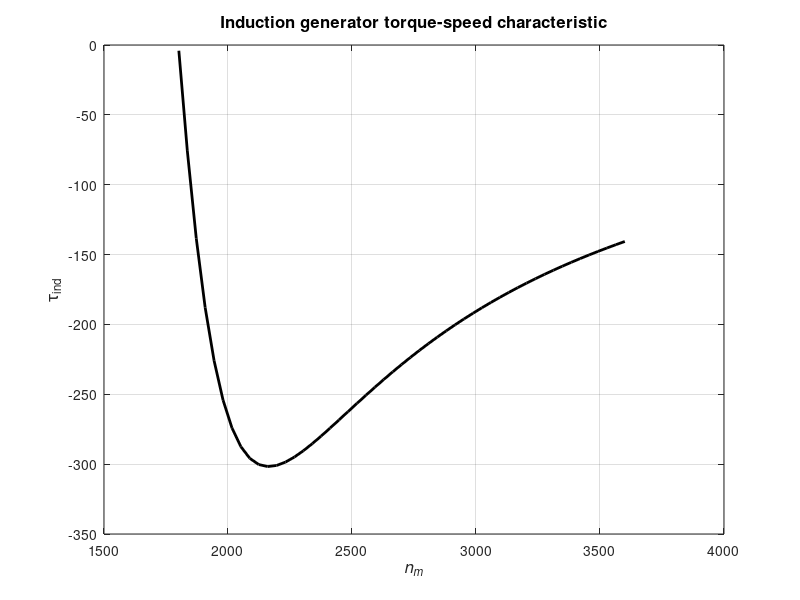

Recreate this plot in MATLAB.
% For an induction generator with given synchronous speed

% The input values taken for the plot are as follows, they can be adjusted
% as per the user
r1 = 0.6;                 % Stator resistance
x1 = 1.0;                 % Stator reactance
r2 = 0.3;                 % Rotor resistance
x2 = 0.4;                 % Rotor reactance
xm = 27;                  % Magnetization branch reactance
v_phase = 500 / sqrt(3);    % Phase voltage taking input voltage as 500
n_sync = 1800;              % Synchronous speed (r/min)
w_sync = 188.5;             % Synchronous speed (rad/s)

% Calculation of the Thevenin Voltage and Impedance 
v_th = v_phase * ( xm / sqrt(r1^2 + (x1 + xm)^2) );
z_th = ((j*xm) * (r1 + j*x1)) / (r1 + j*(x1 + xm));
r_th = real(z_th);
x_th = imag(z_th);

% Calculation of torque-speed characteristic for many
% slips between 0 and 1.
s = (0:1:50) / 50;           % Slip
s(1) = 0.001;
nm = (1 + s) * n_sync;       % Mechanical speed

% Calculate torque for rotor resistance
for ii = 1:51
   t_ind1(ii) = (-1)*(3 * v_th^2 * r2 / s(ii)) / ...
            (w_sync * ((r_th + r2/s(ii))^2 + (x_th + x2)^2) );
end

% Plot the torque-speed curve
plot(nm,t_ind1,'Color','k','LineWidth',2.0);
hold on;
xlabel('\itn_{m}','FontSize',12);
ylabel('\tau_{ind}','FontSize',12);
title ('Induction generator torque-speed characteristic','FontSize',12);
grid on;
hold off;